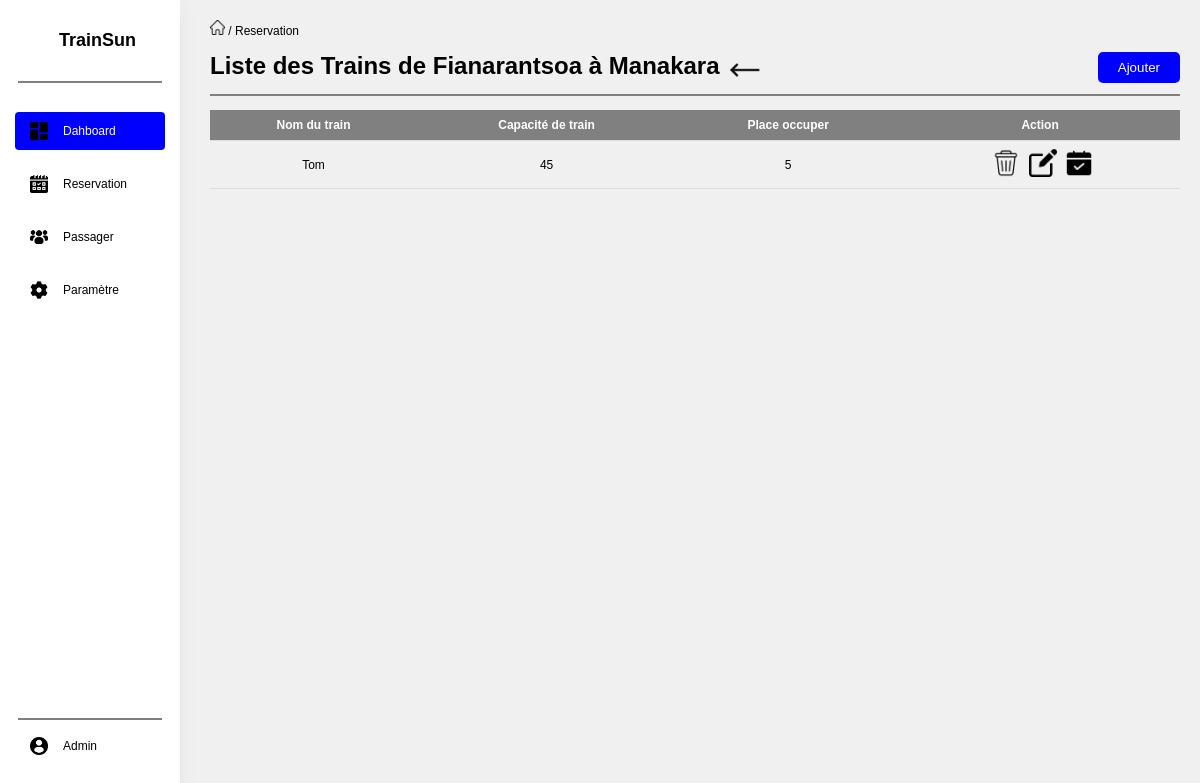
The app's page /Ticket/Admin/R/15 with its own data.
### tables this page shows
CREATE TABLE `route` (
  `routeId` int(11) NOT NULL,
  `placeOfDeparture` varchar(100) NOT NULL,
  `placeOfArrival` varchar(100) NOT NULL,
  `dateLeave` datetime DEFAULT NULL,
  `dateArrived` datetime DEFAULT NULL,
  `delay` int(11) DEFAULT NULL,
  `IsActive` bit(1) DEFAULT b'1'
);

CREATE TABLE `train` (
  `trainId` int(11) NOT NULL,
  `nameTrain` varchar(50) NOT NULL,
  `CapacityTrain` int(11) NOT NULL
);

### app/Controllers/Admin/TrainController.php (called while the page is built, shortened)
<?php
class TrainController extends Controller
{
    public function index()
    {
        $this->view('Admin/ListTrain', ['Admin' => ""]);
    }
}

### Core/DataBase.php (called while the page is built, shortened)
<?php
class DataBase
{
    private static $instance = null;
    private function __construct()
    {
        try {
            $this->conn = new PDO("mysql:host=" . DB_HOST . ";dbname=" . DB_NAME , USER_NAME , DB_PASS);
        } catch (PDOException $exception) {
            echo "Connection error: " . $exception->getMessage();
        }
    }
    public static function getInstance()
    {
        if (self::$instance == null) {
            self::$instance = new DataBase();
        }
        return self::$instance->conn;
    }
}

### Core/Model.php (called while the page is built, shortened)
<?php
include "../Core/DataBase.php";
class Model
{
    protected $db;
    public function __construct()
    {
        $this->db = DataBase::getInstance();
    }
    public function getById($table, $id, $column)
    {
        $stmt = $this->db->prepare("SELECT * FROM " . $table . " WHERE $column = :id");
        $stmt->bindParam(':id', $id, PDO::PARAM_INT);
        $stmt->execute();
        return $stmt->fetch(PDO::FETCH_ASSOC);
    }
}

### app/Models/Route.php (called while the page is built, shortened)
<?php
require_once '../Core/Model.php';
class Route extends Model
{
    protected $table = 'route';
    public function getRouteById($id)
    {
        return $this->getById($this->table, $id, "routeId");
    }
}

### app/Models/Train.php (called while the page is built, shortened)
<?php
class Train extends Model
{
    public function getTrainByRouteId(int $trainId)
    {
        $stmt = $this->db->prepare("SELECT * FROM train WHERE trainId = :trainId");
        $stmt->bindParam(':trainId', $trainId);
        $stmt->execute();
        return $stmt->fetchAll(PDO::FETCH_ASSOC);
    }
    public function getTrainById($id)
    {
        return $this->getById("trainbyroute", $id, "routeId");
    }
}

### app/Views/Admin/ListTrain.php (the view, shortened to what this page needs)
<?php
        $train = new Train();
        $router = new Router();
        $routeId = (int)$router->get_id_url();
        $trainId = $train->getTrainById($routeId)['trainId'];
        $trainList = $train->getTrainByRouteId($trainId) ?? [];
        $route = new Route();
        $nameTrajet = $route->getRouteById($routeId) ?? null;
        $placeOfDeparture = $nameTrajet["placeOfDeparture"] ?? null;
        $placeOfArrival = $nameTrajet["placeOfArrival"] ?? null;
?>
<br><br>
<h1 style="display: inline-block;">Liste des Trains de <?php echo $placeOfDeparture;?> à <?php echo $placeOfArrival;?></h1>
<a href="/Ticket/Admin/Reservation" class="btn-back"></a>
<button class="btn" style="float: right;" onclick="Train.openBoxTrain('#trainView', <?php echo $routeId;?>)">Ajouter</button>
<br>
<br>
<hr style="border: 1px solid gray;width: 100%;">
<br>
<div class="center">
    <?php
        if ($trainList):
    ?>
    <table>
        <thead>
            <tr>
                <th>Nom du train</th>
                <th>Capacité de train</th>
                <th>Place occuper</th>
                <th>Action</th>
            </tr>
        </thead>
        <tbody>
            <?php
                foreach ($trainList as $key => $value):
            ?>
            <tr>
                <td><?php echo $value['nameTrain'];?></td>
                <td><?php echo $value['CapacityTrain'];?></td>
                <td><?php echo 5;?></td>
                <td>
                    <button onclick="Train.openBoxTrain('#dialog', <?php echo $value['trainId'];?>)" type="button" class="btn-action">
                        <img src="/images/trash-dark.png" alt="delete" class="icon-action">
                    </button>
                    <button onclick="Train.openBoxTrain('#trainView', '<?php echo $value['trainId'];?>', true)" type="button" class="btn-action">
                        <img src="/images/edit-dark.png" alt="edit" class="icon-action">
                    </button>
                    <button type="button" class="btn-action">
                        <a href="/Ticket/Admin/R/<?= $routeId;?>/T/<?php echo $value['trainId'];?>">
                            <img src="/images/appointment.png" alt="edit" class="icon-action">
                        </a>
                    </button>
                </td>
            </tr>
        </tbody>
        <?php endforeach; ?>
    </table>
    <?php
        else:
        echo "Il n'y a pas de train libre libre pour le moment!";
    ?>
    <?php
        endif;
    ?>
</div>

### public/css/style.css (style rules this page uses)
* { margin: 0; padding: 0; box-sizing: border-box; }
body { background: #f0f0f0; font-family: 'Poppins', sans-serif; font-size: 12px; }
.icon-action { width: 28px; height: auto; margin-left: 5px; }
a { text-decoration: none; color: inherit; }
.btn-back { margin: 5px; padding: 20px; background: url("/images/move-left.png") center no-repeat; background-size: 80%; }
.btn-action { background-color: transparent; color: white; border-radius: 5px; padding: 0; }
button { padding: 10px 20px; background-color: dodgerblue; color: white; border: none; border-radius: 5px; cursor: pointer; }
.center { display: flex; justify-content: center; align-items: center; flex-wrap: wrap; }
.btn { background-color: blue; color: white; background-size: 80%; border-radius: 5px; padding: 8px 20px; }
table { width: 100%; }
table, th, td, tr { border-collapse: collapse; padding: 8px; text-align: left; cursor: pointer; text-align: center; overflow-x:auto; }
th { background-color: gray; color: white; }
th, td { border-bottom: 1px solid #ddd; }
hr { border: 4px solid black; }

### records on screen
route: placeOfDeparture "Fianarantsoa", placeOfArrival "Manakara"
train: nameTrain "Tom", CapacityTrain "45"

### other values on screen
$menu "Reservation"
